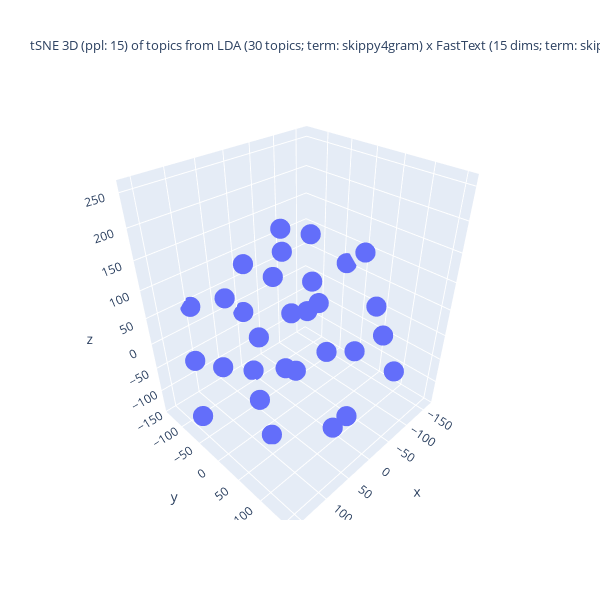

Notebook source saved alongside this figure:
### Code cell
%%capture --no-display
## Plotlyを使って tSNE の結果の可視化 (3D)
import numpy as np
import plotly.graph_objects as go
## 変数の指定
d1, d2, d3 = topic_tsne_3d[:,0], topic_tsne_3d[:,1], topic_tsne_3d[:,2]
fig = go.Figure(data = [go.Scatter3d(x = d1, y = d2, z = d3,
                                     mode = 'markers', marker = dict(size = 7)) ])
## 3D 散布図にラベルを追加する処理は未実装
if use_FastText:
    if use_LDA:
        title_val = f"tSNE 3D (ppl: {top_perplexity_val}) of topics from LDA ({n_topics} topics; term: {lda_term_type}) x FastText ({ft_n_dims} dims; term: {ft_term_type}; window: {ft_window_size})"
    else:
        title_val = f"tSNE 3D (ppl: {top_perplexity_val}) of dims under FastText ({n_topics} dims)"
else:
    title_val = f"tSNE 3D (ppl: {top_perplexity_val}) of topics from LDA ({n_topics} topics; term: {lda_term_type})"
#
fig.update_layout(title = dict(text = title_val, font_size = 13),
                  autosize = False, width = 600, height = 600,)
fig.show()

### Figure 1 — Plotly figure (JSON) as saved in the notebook; plotly's stock layout.template omitted (floating-point values rounded to 4 significant figures)
{"data": [{"marker": {"size": 7}, "mode": "markers", "type": "scatter3d", "x": [-16.25, -91.23, 19.6, 159.5, -4.481, 119.0, 55.79, 16.3, -0.6232, -31.45, -64.06, 108.5, 141.0, 109.9, -124.2, 7.753, -23.71, -93.26, 66.49, 99.94, -121.2, -164.6, 2.356, 97.89, -109.4, 86.34, 81.55, -10.37, -43.98, -10.58], "y": [-16.11, -126.0, -26.58, -41.83, -136.6, -11.48, -22.79, 63.32, 30.14, -41.43, 147.6, 92.85, -77.01, 37.68, 62.07, -111.1, 95.19, 54.01, 142.0, 80.02, 27.41, -37.89, -110.2, -138.7, -80.11, -83.14, 27.36, 57.74, -6.813, 156.0], "z": [-89.5, 72.06, 111.4, 25.03, -19.49, 127.9, 20.42, 106.8, 194.1, 12.14, -16.97, 63.94, -129.1, -31.53, 31.1, 93.65, -123.6, 139.6, -42.67, 254.4, -82.15, 55.05, -137.1, 41.07, -41.84, -59.03, -138.5, 0.007837, 83.94, 86.39]}], "layout": {"autosize": false, "height": 600, "title": {"font": {"size": 13}, "text": "tSNE 3D (ppl: 15) of topics from LDA (30 topics; term: skippy4gram) x FastText (15 dims; term: skippy4gram; window: 5)"}, "width": 600}}
